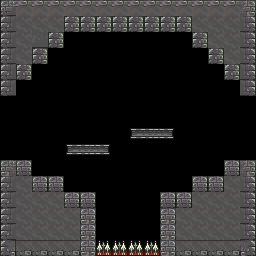

A 2D game scene composited from a Tiled map and its tileset images. What follows is a short description and the map's XML, with every tile layer's data as written:
An orthogonal 16x16 tile map with 16x16 px tiles, 1 tile layer (Calque de Tile 1).

<map version="1.2" tiledversion="1.2.2" orientation="orthogonal" renderorder="right-down" width="16" height="16" tilewidth="16" tileheight="16" infinite="0" nextlayerid="2" nextobjectid="1">
 <tileset firstgid="1" source="../tileset.tsx" />
 <layer id="1" name="Calque de Tile 1" width="16" height="16">
  <data encoding="csv">
56,9,9,9,9,9,9,9,9,9,9,9,9,9,9,10,
40,25,25,25,43,43,43,43,43,43,43,43,25,25,25,42,
40,25,41,43,0,0,0,0,0,0,0,0,43,25,25,42,
40,25,43,0,0,0,0,0,0,0,0,0,0,43,25,42,
40,43,0,0,0,0,0,0,0,0,0,0,0,0,43,42,
40,0,0,0,0,0,0,0,0,0,0,0,0,0,0,42,
0,0,0,0,0,0,0,198,198,198,0,0,0,0,0,0,
0,0,0,0,0,0,0,0,0,0,0,198,198,198,0,0,
0,0,0,0,0,0,0,0,21,22,23,0,0,0,0,0,
0,0,0,0,21,22,23,198,198,0,0,0,0,0,0,0,
8,59,0,0,0,0,0,0,0,0,0,0,0,0,59,10,
40,25,59,59,0,0,0,0,0,0,0,0,59,59,25,42,
40,25,25,25,59,59,0,0,0,0,59,59,25,25,25,42,
40,25,25,25,25,27,0,0,0,0,27,25,25,25,25,42,
40,25,25,25,25,27,0,0,0,0,27,25,25,25,25,42,
75,80,80,80,80,27,195,195,195,195,27,80,80,80,80,74
</data>
 </layer>
</map>
